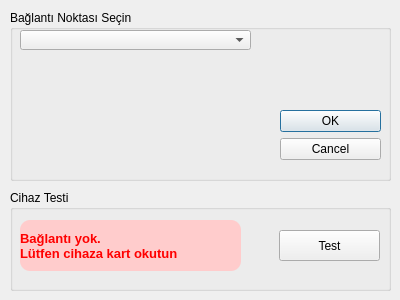
<?xml version="1.0" encoding="UTF-8"?>
<ui version="4.0">
 <class>CihazTest</class>
 <widget class="QDialog" name="CihazTest">
  <property name="geometry">
   <rect>
    <x>0</x>
    <y>0</y>
    <width>400</width>
    <height>300</height>
   </rect>
  </property>
  <property name="windowTitle">
   <string>Cihaz Bağlantı Penceresi</string>
  </property>
  <property name="windowIcon">
   <iconset>
    <normaloff>../simgeler/cihaz_test.png</normaloff>../simgeler/cihaz_test.png</iconset>
  </property>
  <widget class="QGroupBox" name="groupBox_test">
   <property name="geometry">
    <rect>
     <x>10</x>
     <y>190</y>
     <width>381</width>
     <height>101</height>
    </rect>
   </property>
   <property name="title">
    <string>Cihaz Testi</string>
   </property>
   <widget class="QLabel" name="label_cihaz">
    <property name="geometry">
     <rect>
      <x>10</x>
      <y>30</y>
      <width>221</width>
      <height>51</height>
     </rect>
    </property>
    <property name="font">
     <font>
      <pointsize>10</pointsize>
      <weight>75</weight>
      <bold>true</bold>
     </font>
    </property>
    <property name="styleSheet">
     <string notr="true">background : #fcc;
color : red;
border-radius : 10px;</string>
    </property>
    <property name="frameShape">
     <enum>QFrame::NoFrame</enum>
    </property>
    <property name="frameShadow">
     <enum>QFrame::Plain</enum>
    </property>
    <property name="text">
     <string>Bağlantı yok.
Lütfen cihaza kart okutun </string>
    </property>
    <property name="textFormat">
     <enum>Qt::AutoText</enum>
    </property>
    <property name="margin">
     <number>9</number>
    </property>
    <property name="indent">
     <number>0</number>
    </property>
    <property name="textInteractionFlags">
     <set>Qt::LinksAccessibleByMouse</set>
    </property>
   </widget>
   <widget class="QPushButton" name="pushButton_test">
    <property name="geometry">
     <rect>
      <x>269</x>
      <y>40</y>
      <width>101</width>
      <height>31</height>
     </rect>
    </property>
    <property name="text">
     <string>Test</string>
    </property>
   </widget>
  </widget>
  <widget class="QGroupBox" name="groupBox_comport">
   <property name="geometry">
    <rect>
     <x>10</x>
     <y>10</y>
     <width>381</width>
     <height>171</height>
    </rect>
   </property>
   <property name="styleSheet">
    <string notr="true"/>
   </property>
   <property name="title">
    <string>Bağlantı Noktası Seçin</string>
   </property>
   <widget class="QComboBox" name="comboBox_cihaz">
    <property name="geometry">
     <rect>
      <x>10</x>
      <y>20</y>
      <width>231</width>
      <height>20</height>
     </rect>
    </property>
   </widget>
   <widget class="QDialogButtonBox" name="buttonBox_cihaz">
    <property name="geometry">
     <rect>
      <x>270</x>
      <y>100</y>
      <width>101</width>
      <height>71</height>
     </rect>
    </property>
    <property name="orientation">
     <enum>Qt::Vertical</enum>
    </property>
    <property name="standardButtons">
     <set>QDialogButtonBox::Cancel|QDialogButtonBox::Ok</set>
    </property>
   </widget>
  </widget>
 </widget>
 <resources/>
 <connections>
  <connection>
   <sender>buttonBox_cihaz</sender>
   <signal>accepted()</signal>
   <receiver>CihazTest</receiver>
   <slot>accept()</slot>
   <hints>
    <hint type="sourcelabel">
     <x>248</x>
     <y>254</y>
    </hint>
    <hint type="destinationlabel">
     <x>157</x>
     <y>274</y>
    </hint>
   </hints>
  </connection>
  <connection>
   <sender>buttonBox_cihaz</sender>
   <signal>rejected()</signal>
   <receiver>CihazTest</receiver>
   <slot>reject()</slot>
   <hints>
    <hint type="sourcelabel">
     <x>316</x>
     <y>260</y>
    </hint>
    <hint type="destinationlabel">
     <x>286</x>
     <y>274</y>
    </hint>
   </hints>
  </connection>
 </connections>
</ui>
